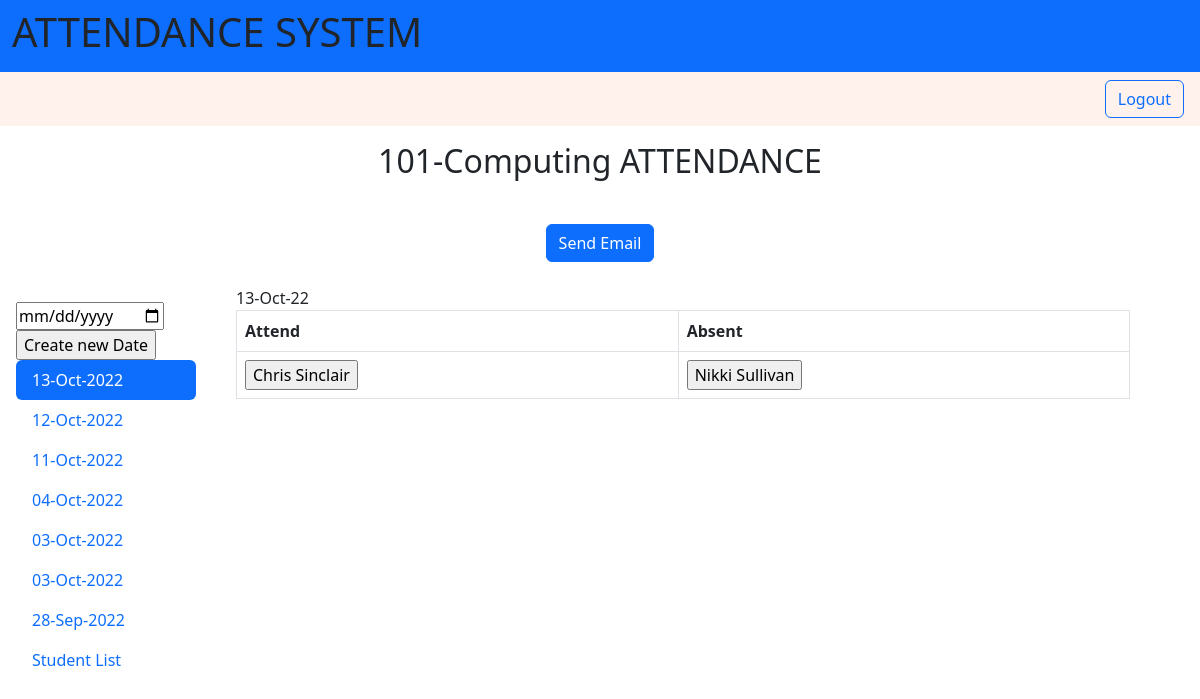
Before: /class/1/1/attendance/list (signed in) with the older database file.
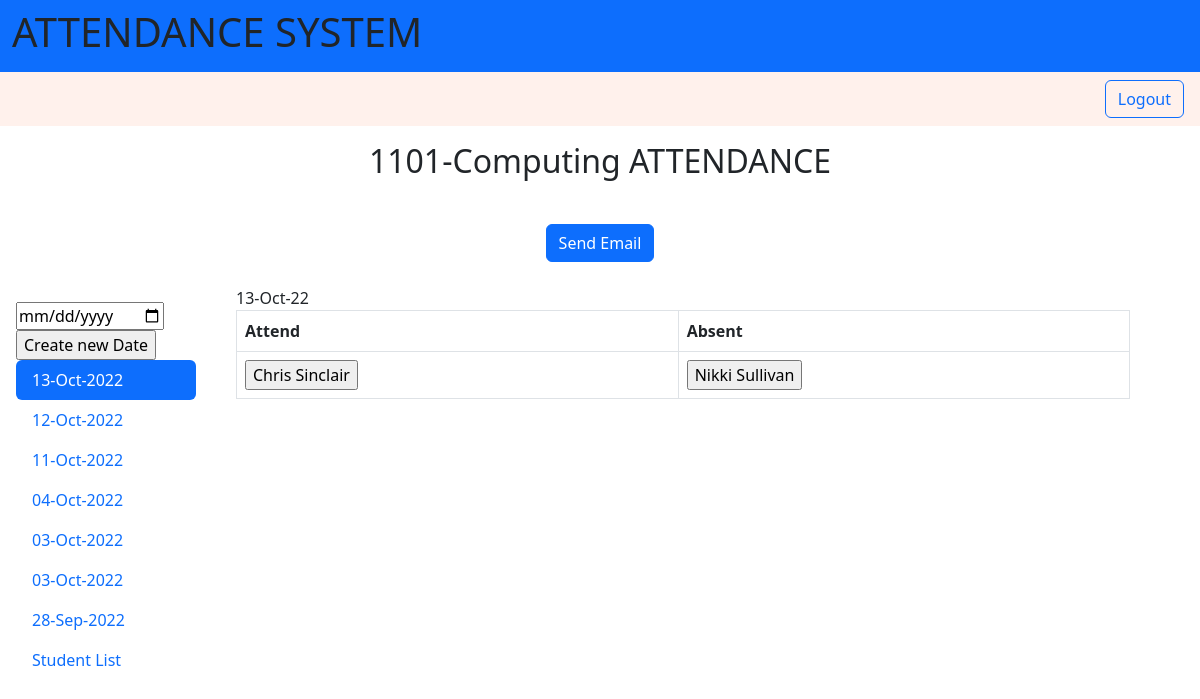
After: the same page with the newer database file.
### attendance/models.py (models this page shows, shortened)
class Class(models.Model):
    number = models.IntegerField(null=False, blank=False)
    semester = models.ForeignKey(Semester,  on_delete=models.CASCADE, null=False, blank=False)
    course = models.ForeignKey(Course, on_delete=models.CASCADE, null=False, blank=False)
    lecturer = models.ForeignKey(Lecturer, on_delete=models.SET_NULL, null=True, blank=True)
    student = models.ManyToManyField(Student, verbose_name='enrolled student')

class Course(models.Model):
    code = models.CharField(max_length=50)
    name = models.CharField(max_length=100)
    def __str__(self):
        return self.name

### attendance/views.py (the view)
# urls.py: path('class/<int:pk>/<int:att_date_id>/attendance/list', classAttendanceList, name='class_attendance_list'),
def classAttendanceList(request, pk, att_date_id):
    theClass = Class.objects.get(id=pk)
    students_id = theClass.student.values_list('pk', flat=True)
    students = list()
    attend_numbers = list()
    for student_id in students_id:
        students.append(Student.objects.get(student_id=student_id))
        total_attend = Attendance.objects.filter(student_id=student_id).filter(theClass=theClass)
        attended_class = total_attend.filter(attendance=True)
        if total_attend.count() == 0:
            attend_ratio = '-'
        else:
            attend_ratio = attended_class.count() * 100 / total_attend.count()
        attend_numbers.append({'total_attend':total_attend.count(), 'num_attended':attended_class.count(), 'attend_ratio': attend_ratio})
    attendance = Attendance.objects.filter(theClass=theClass).order_by('-collegeDay__date')
    attendanceDay = attendance.values_list('collegeDay').distinct()
    attDateList = list()
    for dayId in attendanceDay:
        newId = str(dayId)
        newId = newId[1:len(newId)-2]
        attDateList.append(CollegeDay.objects.get(id=newId))
    context = {'class': theClass,
               'students': students,
               'attendance': attendance,
               'attDateList': attDateList,
               'attDateId': att_date_id,
               'attended_numbers': attend_numbers}
    return render(request, 'class_attendance_list.html', context)

### attendance/templates/class_attendance_list.html (shortened to what this page needs)
{% extends "base.html" %}
{% block content %}
    {% if user.is_superuser or user == class.lecturer.user %}
        <section class="mt-1 p-2 d-flex justify-content-center pb-2">
        <div class="col-0  m-1">
            <h2>{{ class.number }}-{{ class.course }} ATTENDANCE</h2>
        </div>
        </section>
        <section class=" p-1 d-flex justify-content-center">
            <div class="col-0 align-self-end m-3">
                <form action="{% url 'send_email' %}">
                    <div class="col-0 self-right m-1">
                    <input type="submit" value="Send Email" class=" btn btn-primary dropdown-toggle">
                    </div>
                </form>
            </div>
        </section>
    <div class="row">
        <div class="col-2  m-3">
            <form action="{% url 'college_day_create' class.id %}" method="post">
                <input type="date" name="new_college_day">
                <input type="submit" value="Create new Date">
            </form>
            <div class="nav flex-column nav-pills" id="v-pills-tab" role="tablist" aria-orientation="vertical">
                {% for date in attDateList %}
                    {% if forloop.counter == attDateId %}
                    <a class="nav-link active" id="v-pills-home-tab" data-toggle="pill" href="#{{ date.id }}"
                       role="tab" aria-controls="v-pills-home" aria-selected="true">
                    {% else %}
                    <a class="nav-link" id="v-pills-profile-tab" data-toggle="pill" href="#{{ date.id }}"
                       role="tab" aria-controls="v-pills-profile" aria-selected="false">
                    {% endif %}
                    {{ date.date|date:'d-M-Y' }}</a>
                {% endfor %}
                    <a class="nav-link" id="v-pills-home-tab" data-toggle="pill" href="#StudentList"
                       role="tab" aria-controls="v-pills-home" aria-selected="true">
                    Student List</a>
            </div>
        </div>
        <div class="col-9 tab-content" id="v-pills-tabContent">
            {% for date in attDateList %}
                {% if forloop.counter == attDateId %}
                <div class="tab-pane fade show active" id="{{ date.id }}" role="tabpanel" aria-labelledby="v-pills-home-tab">
                {% else %}
                <div class="tab-pane fade" id="{{ date.id }}" role="tabpanel" aria-labelledby="v-pills-profile-tab">
                {% endif %}
                {{ date.date|date:'d-M-y' }}
                    <table class="table table-bordered">
                        <tr>
                            <th scope="col">Attend</th>
                            <th scope="col">Absent</th>
                        </tr>
                        <tr><td>
                        {% for attendStudent in attendance %}
                            {% if attendStudent.collegeDay == date and attendStudent.attendance %}
                                 <form action="{% url 'attendance_toggle' class.id attendStudent.id forloop.parentloop.counter %}">
                                    <input type="submit" value="{{ attendStudent.student.user.first_name }} {{ attendStudent.student.user.last_name }}">
                                </form>
                            {% endif %}
                        {% endfor %}
                        </td>
                        <td>
                        {% for attendStudent in attendance %}
                            {% if attendStudent.collegeDay == date and not attendStudent.attendance %}
                                <form action="{% url 'attendance_toggle' class.id attendStudent.id forloop.parentloop.counter %}">
                                    <input type="submit" value="{{ attendStudent.student.user.first_name }} {{ attendStudent.student.user.last_name }}">
                                </form>
                            {% endif %}
                        {% endfor %}
                        </td></tr>
                    </table>
                </div>
            {% endfor %}
    </div>
    {% else %}
        <h1>You does not have authentication</h1>
    {% endif %}
{% endblock %}

Changed rows visible on the page:
changed Class "Computing": number "101" → "1101"
